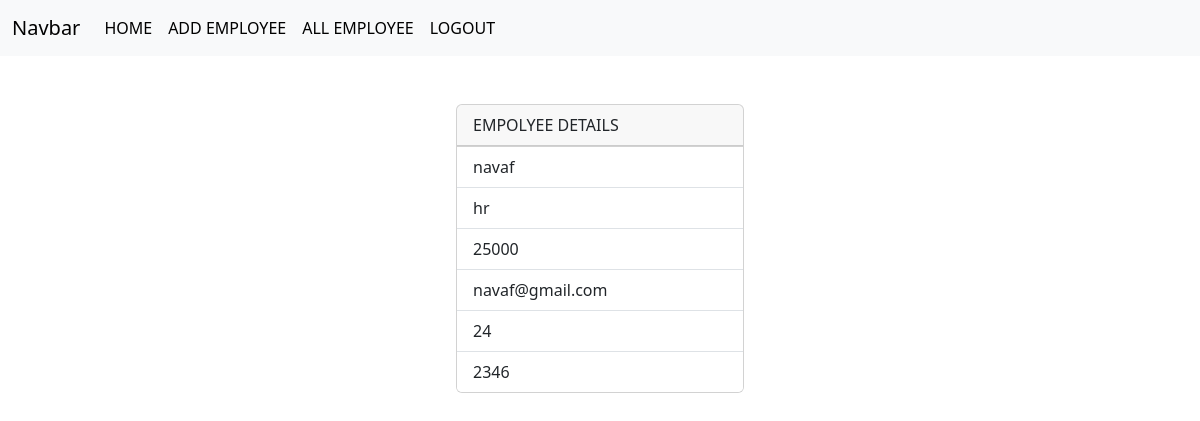
The app's page /employees/2 (signed in), older data.
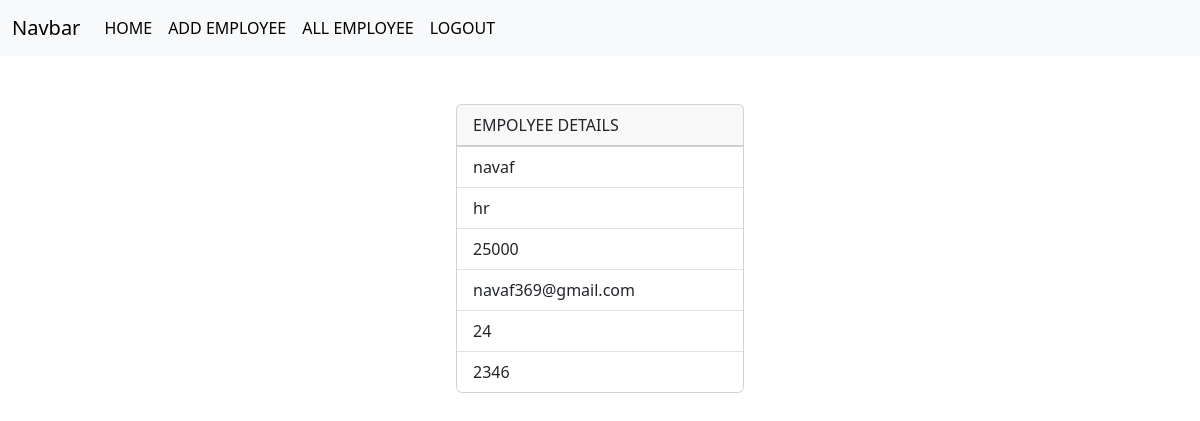
The same page, newer data.
### crm/models.py (models this page shows, shortened)
class Employees(models.Model):
    name=models.CharField(max_length=200)
    department=models.CharField(max_length=200)
    salary=models.PositiveSmallIntegerField()
    email=models.EmailField(unique=True)
    age=models.PositiveIntegerField()
    contact=models.CharField(max_length=200,null=True)
    profile_pic=models.ImageField(upload_to="images",null=True)
    dob=models.DateField(null=True,blank=True)

### crm/views.py (the view)
# urls.py: path("employees/<int:pk>",views.EmployeeeDetailView.as_view(),name="emp-details"),
@method_decorator(signin_required,name="dispatch")
class EmployeeeDetailView(View):
    def get(self,request,*args,**kwargs):
        id=kwargs.get("pk")
        qs=Employees.objects.get(id=id)
        return render(request,"emp_details.html",{"data":qs})

### crm/views.py (called while the page is built)
def signin_required(fn):
    def wrapper(request,*args,**kwargs):
        if not request.user.is_authenticated:
            messages.error(request,"invalid session")
            return redirect("signin")
        else:
            return fn(request,*args,**kwargs)
    return wrapper

### crm/templates/emp_details.html (shortened to what this page needs)
{%extends 'base.html'%}
{%block body_block%}
<div class="container d-flex justify-content-center mt-5">
    <div>
        <div class="card" style="width: 18rem;">
            <div class="card-header">
                EMPOLYEE DETAILS
            </div>
            <ul class="list-group list-group-flush">
              <li class="list-group-item">{{data.name}}</li>
              <li class="list-group-item">{{data.department}}</li>
              <li class="list-group-item">{{data.salary}}</li>
              <li class="list-group-item">{{data.email}}</li>
              <li class="list-group-item">{{data.age}}</li>
              <li class="list-group-item">{{data.contact}}</li>
            </ul>
          </div>
    </div>
</div>
{%endblock%}

Row changes from the older to the newer data that the page shows:
changed Employees "navaf": email "navaf@gmail.com" → "navaf369@gmail.com"
